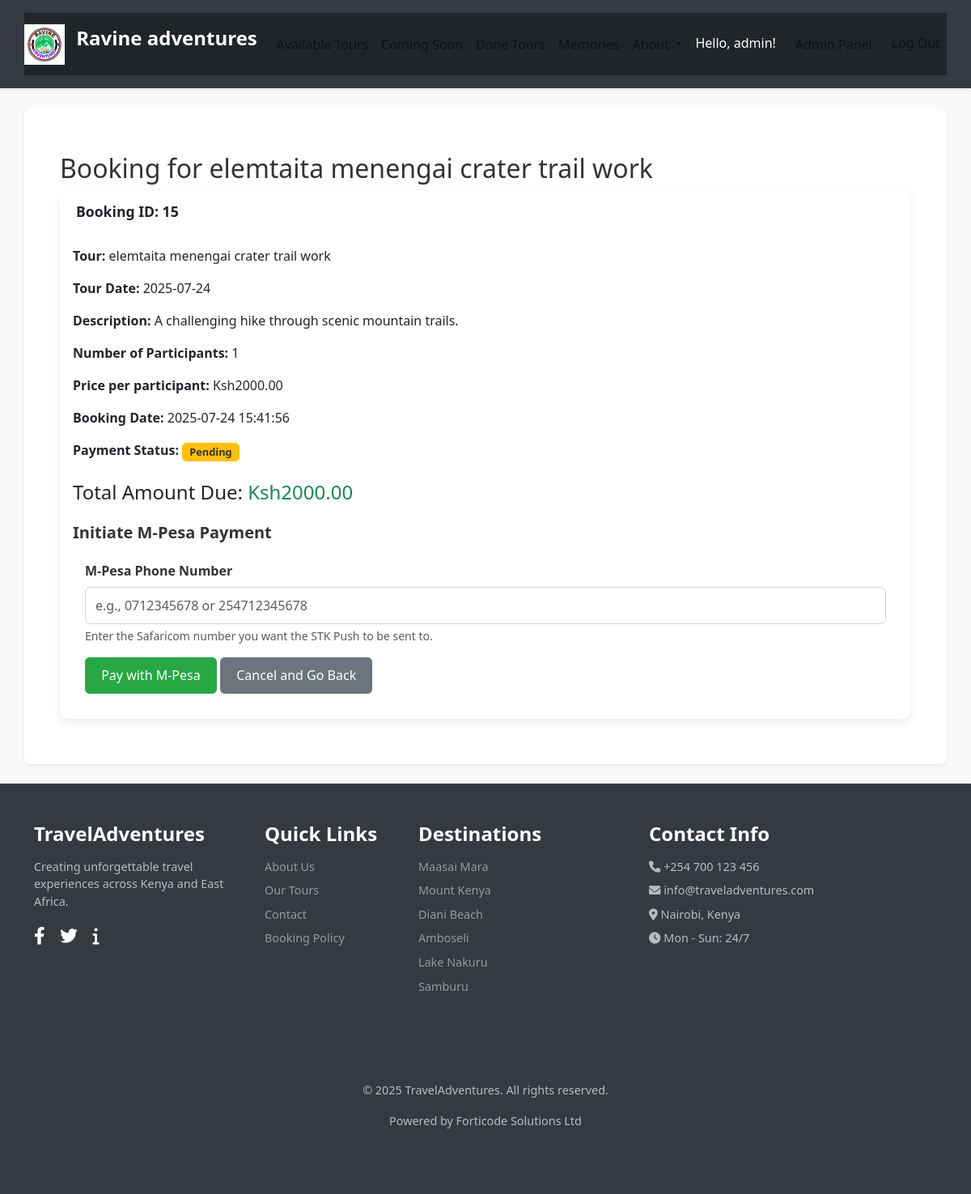
The page /booking_details/15 (signed in) on the database its author committed.
### tables this page shows
CREATE TABLE users (
    id INTEGER PRIMARY KEY AUTOINCREMENT,
    username TEXT UNIQUE NOT NULL,
    email TEXT UNIQUE NOT NULL,
    password TEXT NOT NULL,
    is_admin INTEGER DEFAULT 0
);

CREATE TABLE tours (
    id INTEGER PRIMARY KEY AUTOINCREMENT,
    name TEXT NOT NULL,
    description TEXT,
    price REAL NOT NULL,
    date TEXT NOT NULL,
    max_participants INTEGER NOT NULL,
    current_participants INTEGER DEFAULT 0,
    status TEXT DEFAULT 'available'
);

CREATE TABLE bookings (
    id INTEGER PRIMARY KEY AUTOINCREMENT,
    tour_id INTEGER NOT NULL,
    user_id INTEGER,
    customer_name TEXT NOT NULL,
    customer_email TEXT NOT NULL,
    num_participants INTEGER NOT NULL,
    booking_date TEXT DEFAULT CURRENT_TIMESTAMP,
    payment_status TEXT DEFAULT 'pending', -- 'pending', 'paid', 'failed', 'refunded'
    mpesa_receipt TEXT,                   -- NEW: Stores the M-Pesa transaction ID (e.g., RJ67R923H)
    amount_paid REAL,                     -- NEW: Stores the actual amount paid via M-Pesa
    phone_number_paid TEXT,               -- NEW: Stores the phone number that initiated the payment
    FOREIGN KEY (tour_id) REFERENCES tours (id),
    FOREIGN KEY (user_id) REFERENCES users (id)
);

### app.py (the view)
    @app.route('/booking_details/<int:booking_id>')
    @login_required
    def booking_details(booking_id):
        db = get_db()
        booking = db.execute(
            'SELECT b.id, b.num_participants, b.payment_status, b.booking_date, '
            'b.customer_name, b.customer_email, '
            'b.mpesa_receipt, b.amount_paid, b.phone_number_paid, ' # Include M-Pesa specific fields
            't.name AS tour_name, t.description, t.price, t.date AS tour_date '
            'FROM bookings b JOIN tours t ON b.tour_id = t.id '
            'WHERE b.id = ? AND b.user_id = ?',
            (booking_id, session['user_id'])
        ).fetchone()
        if not booking:
            flash('Booking not found or you do not have permission.', 'danger')
            return redirect(url_for('my_bookings')) # Assuming you have a my_bookings route
        return render_template('booking_details.html', booking=booking)

### database.py (called while the page is built)
def get_db():
    if 'db' not in g:
        g.db = sqlite3.connect(
            current_app.config['DATABASE'],
            detect_types=sqlite3.PARSE_DECLTYPES
        )
        g.db.row_factory = sqlite3.Row # Returns rows that behave like dicts
    return g.db

### templates/booking_details.html (shortened to what this page needs)
{% extends 'base.html' %}  {% block content %}
<div class="container my-4">
    <h2>Booking for {{ booking.tour_name }}</h2>
    <div class="card mb-4">
        <div class="card-header">
            Booking ID: {{ booking.id }}
        </div>
        <div class="card-body">
            <p><strong>Tour:</strong> {{ booking.tour_name }}</p>
            <p><strong>Tour Date:</strong> {{ booking.tour_date }}</p>
            <p><strong>Description:</strong> {{ booking.description }}</p>
            <p><strong>Number of Participants:</strong> {{ booking.num_participants }}</p>
            <p><strong>Price per participant:</strong> Ksh{{ "%.2f"|format(booking.price) }}</p>
            <p><strong>Booking Date:</strong> {{ booking.booking_date }}</p>
            <p><strong>Payment Status:</strong> {% if booking.payment_status == 'pending' %}
                <span class="badge bg-warning">Pending</span> {% elif booking.payment_status == 'paid' %}
                <span class="badge bg-success">Paid</span> {% elif booking.payment_status == 'failed' %}
                <span class="badge bg-danger">Failed</span> {% else %}
                <span class="badge bg-secondary">{{ booking.payment_status|capitalize }}</span> {% endif %}
            </p>
            {% if booking.payment_status == 'paid' %}
            <p><strong>Amount Paid:</strong> Ksh{{ "%.2f"|format(booking.amount_paid) }}</p>
            <p><strong>M-Pesa Receipt:</strong> {{ booking.mpesa_receipt }}</p>
            <p><strong>Paid By Phone:</strong> {{ booking.phone_number_paid }}</p>
            <a href="{{ url_for('generate_pdf_receipt', booking_id=booking.id) }}" class="btn btn-primary mt-3" target="_blank">Print Receipt</a>
            <a href="{{ url_for('my_bookings') }}" class="btn btn-secondary mt-3">Back to My Bookings</a> {% else %} {% set total_amount = booking.price * booking.num_participants %}
            <h4 class="mt-4">Total Amount Due: <span class="text-success">Ksh{{ "%.2f"|format(total_amount) }}</span></h4>
            <div class="mt-4">
                <h5>Initiate M-Pesa Payment</h5>
                <form method="POST" action="{{ url_for('initiate_mpesa_payment', booking_id=booking.id) }}">
                    <div class="mb-3">
                        <label for="phone_number" class="form-label">M-Pesa Phone Number</label>
                        <input type="tel" class="form-control" id="phone_number" name="phone_number" placeholder="e.g., 0712345678 or 254712345678" required pattern="^(0|254)\d{9}$">
                        <div class="form-text">Enter the Safaricom number you want the STK Push to be sent to.</div>
                    </div>
                    <button type="submit" class="btn btn-success">Pay with M-Pesa</button>
                    <a href="{{ url_for('my_bookings') }}" class="btn btn-secondary">Cancel and Go Back</a>
                </form>
            </div>
            {% endif %}
        </div>
    </div>
</div>
{% endblock %}

### templates/base.html (shortened to what this page needs)
<!DOCTYPE html>
<html lang="en">
<head>
    <link href="https://cdn.jsdelivr.net/npm/bootstrap@5.3.3/dist/css/bootstrap.min.css" rel="stylesheet">
    <link rel="stylesheet" href="https://cdnjs.cloudflare.com/ajax/libs/font-awesome/6.0.0-beta3/css/all.min.css">
    <link rel="stylesheet" href="{{ url_for('static', filename='css/style.css') }}">
</head>
<body>
    <header class="bg-dark text-white py-3">
        <nav class="navbar navbar-expand-lg navbar-dark bg-dark container">
            <a class="navbar-brand" href="{{ url_for('index') }}">
                <img src="{{ url_for('static', filename='images/logos.png') }}" alt="Tour Booking Logo" style="height: 50px; width: auto;" class="d-inline-block align-text-top me-2"> Ravine adventures
            </a>
            <div class="collapse navbar-collapse" id="navbarNav">
                <ul class="navbar-nav me-auto">
                    <li class="nav-item">
                        <a class="nav-link" href="{{ url_for('tours') }}">Available Tours</a>
                    </li>
                    <li class="nav-item">
                        <a class="nav-link" href="{{ url_for('coming_soon') }}">Coming Soon</a>
                    </li>
                    <li class="nav-item">
                        <a class="nav-link" href="{{ url_for('done_tours') }}">Done Tours</a>
                    </li>
                    <li class="nav-item">
                        <a class="nav-link" href="{{ url_for('memories') }}">Memories</a>
                    </li>
                    <li class="nav-item dropdown">
                        <a class="nav-link dropdown-toggle" href="#" id="navbarDropdown" role="button" data-bs-toggle="dropdown" aria-expanded="false">
                            About
                        </a>
                    </li>
                </ul>
                <ul class="navbar-nav ms-auto"> {% if g.user %}
                    <li class="nav-item">
                        <span class="nav-link text-white">Hello, {{ g.user.username }}!</span>
                    </li>
                    {% if g.user.is_admin == 1 %}
                    <li class="nav-item">
                        <a class="nav-link btn btn-outline-light btn-sm mx-2" href="{{ url_for('admin_dashboard') }}">Admin Panel</a>
                    </li>
                    {% endif %}
                    <li class="nav-item">
                        <a class="nav-link" href="{{ url_for('logout') }}">Log Out</a>
                    </li>
                    {% endif %}
                </ul>
            </div>
        </nav>
    </header>
    <div class="content-wrapper">
        <main class="container my-4">
             {% block content %}{% endblock %}
        </main>
    </div>
    <footer class="mt-auto py-5">
        <div class="container">
            <div class="row">
                <div class="col-md-3 col-sm-6 mb-4 footer-section travel-adventures">
                    <h4>TravelAdventures</h4>
                    <p>Creating unforgettable travel experiences across Kenya and East Africa.</p>
                    <div class="social-icons mt-3">
                        <a href="#" class="social-icon"><i class="fab fa-facebook-f"></i></a>
                        <a href="#" class="social-icon"><i class="fab fa-twitter"></i></a>
                        <a href="#" class="social-icon"><i class="fas fa-info"></i></a>
                    </div>
                </div>
                <div class="col-md-2 col-sm-6 mb-4 footer-section quick-links">
                    <h4>Quick Links</h4>
                    <ul class="list-unstyled">
                        <li><a href="{{ url_for('about_us') }}">About Us</a></li>
                        <li><a href="{{ url_for('tours') }}">Our Tours</a></li>
                        <li><a href="{{ url_for('contact') }}">Contact</a></li>
                        <li><a href="#">Booking Policy</a></li>
                    </ul>
                </div>
                <div class="col-md-3 col-sm-6 mb-4 footer-section destinations">
                    <h4>Destinations</h4>
                    <ul class="list-unstyled">
                        <li><a href="#">Maasai Mara</a></li>
                        <li><a href="#">Mount Kenya</a></li>
                        <li><a href="#">Diani Beach</a></li>
                        <li><a href="#">Amboseli</a></li>
                        <li><a href="#">Lake Nakuru</a></li>
                        <li><a href="#">Samburu</a></li>
                    </ul>
                </div>
                <div class="col-md-4 col-sm-6 mb-4 footer-section contact-info">
                    <h4>Contact Info</h4>
                    <ul class="list-unstyled">
                        <li><i class="fas fa-phone"></i> +254 700 123 456</li>
                        <li><i class="fas fa-envelope"></i> info@traveladventures.com</li>
                        <li><i class="fas fa-map-marker-alt"></i> Nairobi, Kenya</li>
                        <li><i class="fas fa-clock"></i> Mon - Sun: 24/7</li>
                    </ul>
                </div>
            </div>
            <hr class="footer-divider">
            <div class="row">
                <div class="col-12 text-center py-3">
                    <p>&copy; {{ moment().format('YYYY') if moment else '2025' }} TravelAdventures. All rights reserved.</p>
                    <p>Powered by Forticode Solutions Ltd</p>
                </div>
            </div>
        </div>
    </footer>
</body>
</html>

### static/css/style.css (style rules this page uses)
:root { --primary-color: #007bff; --secondary-color: #6c757d; --accent-color: #28a745; --warning-color: #ffc107; --danger-color: #dc3545; --info-color: #17a2b8; --light-bg: #f8f9fa; --dark-bg: #343a40; --text-dark: #333; --text-light: #fff; --border-color: #dee2e6; --admin-primary: #0056b3; --admin-secondary: #495057; --admin-dark: #212529; --admin-light: #e9ecef; }
body { font-family: 'Segoe UI', Roboto, 'Helvetica Neue', Arial, sans-serif; background-color: var(--light-bg); color: var(--text-dark); min-height: 100vh; margin: 0; padding: 0; background-image: none; background-size: auto; background-repeat: initial; background-attachment: initial; background-position: initial; display: flex; flex-direction: column; }
main.container { flex: 1; background-color: var(--text-light); padding: 2rem; border-radius: 0.5rem; box-shadow: 0 0.125rem 0.25rem rgba(0, 0, 0, 0.075); margin-top: 20px; margin-bottom: 20px; }
header.bg-dark { background-color: var(--dark-bg) !important; box-shadow: 0 2px 5px rgba(0, 0, 0, 0.1); }
.navbar-brand { font-weight: 700; font-size: 1.5rem; color: var(--text-light); }
.navbar-nav .nav-link { color: rgba(10, 10, 10, 0.75); font-weight: 500; transition: color 0.3s ease; }
footer { background-color: var(--dark-bg); color: #bbb; padding: 40px 0 20px; font-size: 0.9em; box-shadow: 0 -2px 5px rgba(0, 0, 0, 0.05); margin-top: auto; }
footer h4 { color: var(--text-light); margin-bottom: 15px; font-weight: 600; }
footer .list-unstyled li { margin-bottom: 8px; }
footer .list-unstyled a { color: #999; text-decoration: none; transition: color 0.3s ease; }
footer .footer-divider { border-color: rgba(255, 255, 255, 0.1); margin-top: 30px; margin-bottom: 20px; }
footer .social-icons a { color: var(--text-light); font-size: 1.5em; margin-right: 15px; transition: color 0.3s ease; }
.card { border: none; border-radius: 0.75rem; overflow: hidden; box-shadow: 0 4px 12px rgba(0, 0, 0, 0.08); transition: transform 0.2s ease-in-out, box-shadow 0.2s ease-in-out; height: 100%; }
.card-header { font-weight: 600; font-size: 1.1em; padding: 0.8rem 1.25rem; border-bottom: 1px solid rgba(255, 255, 255, 0.2); background-color: inherit; color: inherit; }
.card-body h5:not(.card-title) { font-size: 1.25rem; font-weight: 600; color: var(--text-dark); }
.card-body form, .modal-body form { padding: 15px; }
.mb-3 { margin-bottom: 1rem !important; }
.form-label { font-weight: 600; margin-bottom: 0.5rem; color: var(--text-dark); }
.form-control, .form-select, .form-control[type="file"] { border-radius: 0.4rem; border: 1px solid #ced4da; padding: 0.6rem 0.75rem; box-shadow: inset 0 1px 2px rgba(0, 0, 0, 0.03); }
.badge { padding: 0.4em 0.7em; border-radius: 0.35rem; font-weight: 600; font-size: 0.8em; text-transform: capitalize; vertical-align: middle; }
.badge.bg-warning { background-color: var(--warning-color) !important; color: #333 !important; }
.btn { transition: all 0.2s ease-in-out; border-radius: 0.35rem; font-weight: 500; padding: 0.6rem 1.2rem; }
.btn-success { background-color: var(--accent-color); border-color: var(--accent-color); }

### rows shown on the page
users: user.username "admin"
tours: tour_name "elemtaita menengai crater trail work", tour_date "2025-07-24", description "A challenging hike through scenic mountain trails.", price "2000.00"
bookings: id "15", num_participants "1", booking_date "2025-07-24 15:41:56"

### other values the page prints
{{ "%.2f"|format(total_amount) }} "2000.00"
{{ moment().format('YYYY') if moment else '2025' }} "2025"
